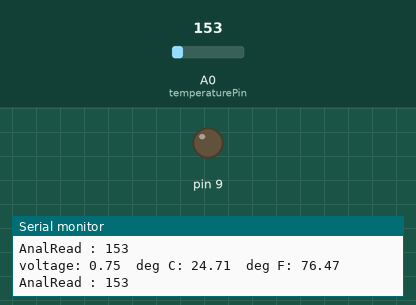
This sketch was run on a simulated Arduino Uno, built with avr-gcc and run on an emulated ATmega328P. Parts: output pins drawn as LEDs (lit = HIGH), the last lines printed to the serial monitor. The test bench sets the inputs (shaded band); at power-on: A0 (temperaturePin) = 153.

Above: at 1.2 s.
1.3 s: A0 (temperaturePin) set to 174
At 1.9 s:
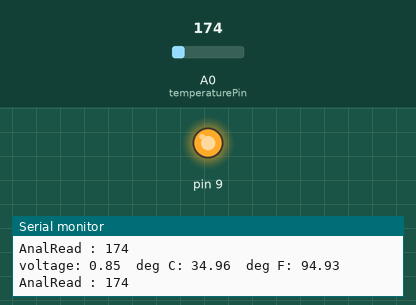
5.8 s: A0 (temperaturePin) set to 133
At 7.1 s:
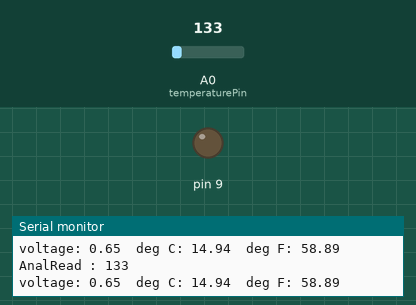
7.4 s: A0 (temperaturePin) set to 165
At 8.0 s:
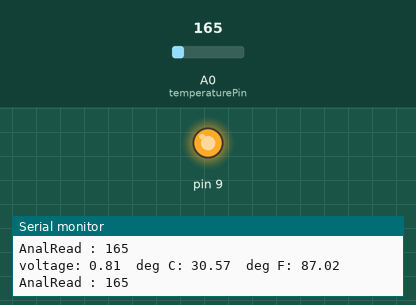
Timing chart, 0 to 9.9 s (numbered marks = the images above; inputs shaded):
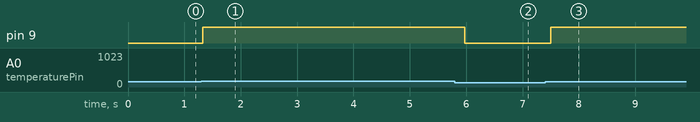

The sketch:

Circ07_Prak3.ino
```cpp
/*
SparkFun Inventor's Kit
Example sketch 07

TEMPERATURE SENSOR

  Use the "serial monitor" window to read a temperature sensor.

  The TMP36 is an easy-to-use temperature sensor that outputs
  a voltage that's proportional to the ambient temperature.
  You can use it for all kinds of automation tasks where you'd
  like to know or control the temperature of something.

  More information on the sensor is available in the datasheet:
  http://dlnmh9ip6v2uc.cloudfront.net/datasheets/Sensors/Temp/TMP35_36_37.pdf

  Even more exciting, we'll start using the Arduino's serial port
  to send data back to your main computer! Up until now, we've
  been limited to using simple LEDs for output. We'll see that
  the Arduino can also easily output all kinds of text and data.

Hardware connections:

  Be careful when installing the temperature sensor, as it is
  almost identical to the transistors! The one you want has
  a triangle logo and "TMP" in very tiny letters. The
  ones you DON'T want will have "222" on them.

  When looking at the flat side of the temperature sensor
  with the pins down, from left to right the pins are:
  5V, SIGNAL, and GND.

  Connect the 5V pin to 5 Volts (5V).
  Connect the SIGNAL pin to ANALOG pin 0.
  Connect the GND pin to ground (GND).

This sketch was written by SparkFun Electronics,
with lots of help from the Arduino community.
This code is completely free for any use.
Visit http://learn.sparkfun.com/products/2 for SIK information.
Visit http://www.arduino.cc to learn about the Arduino.

Version 2.0 6/2012 MDG
*/

// We'll use analog input 0 to measure the temperature sensor's
// signal pin.

const int temperaturePin = 0;


void setup()
{
  // In this sketch, we'll use the Arduino's serial port
  // to send text back to the main computer. For both sides to
  // communicate properly, they need to be set to the same speed.
  // We use the Serial.begin() function to initialize the port
  // and set the communications speed.

  //Set Pin For LED
  pinMode(9, OUTPUT);

  // The speed is measured in bits per second, also known as
  // "baud rate". 9600 is a very commonly used baud rate,
  // and will transfer about 10 characters per second.

  Serial.begin(9600);
}


void loop()
{
  // Up to now we've only used integer ("int") values in our
  // sketches. Integers are always whole numbers (0, 1, 23, etc.).
  // In this sketch, we'll use floating-point values ("float").
  // Floats can be fractional numbers such as 1.42, 2523.43121, etc.

  // We'll declare three floating-point variables
  // (We can declare multiple variables of the same type on one line:)

  float voltage, degreesC, degreesF;
  int ret;

  // First we'll measure the voltage at the analog pin. Normally
  // we'd use analogRead(), which returns a number from 0 to 1023.
  // Here we've written a function (further down) called
  // getVoltage() that returns the true voltage (0 to 5 Volts)
  // present on an analog input pin.

  voltage = getVoltage(temperaturePin);
  ret = analogRead(temperaturePin);

  // Now we'll convert the voltage to degrees Celsius.
  // This formula comes from the temperature sensor datasheet:

  degreesC = (voltage - 0.5) * 100.0;

  // While we're at it, let's convert degrees Celsius to Fahrenheit.
  // This is the classic C to F conversion formula:

  degreesF = degreesC * (9.0/5.0) + 32.0;

  // Now we'll use the serial port to print these values
  // to the serial monitor!

  // To open the serial monitor window, upload your code,
  // then click the "magnifying glass" button at the right edge
  // of the Arduino IDE toolbar. The serial monitor window
  // will open.

  // (NOTE: remember we said that the communication speed
  // must be the same on both sides. Ensure that the baud rate
  // control at the bottom of the window is set to 9600. If it
  // isn't, change it to 9600.)

  // Also note that every time you upload a new sketch to the
  // Arduino, the serial monitor window will close. It does this
  // because the serial port is also used to upload code!
  // When the upload is complete, you can re-open the serial
  // monitor window.

  // To send data from the Arduino to the serial monitor window,
  // we use the Serial.print() function. You can print variables
  // or text (within quotes).

  Serial.print("voltage: ");
  Serial.print(voltage);
  Serial.print("  deg C: ");
  Serial.print(degreesC);
  Serial.print("  deg F: ");
  Serial.println(degreesF);
  Serial.print("AnalRead : ");
  Serial.println(ret);

  // These statements will print lines of data like this:
  // "voltage: 0.73 deg C: 22.75 deg F: 72.96"

  // Note that all of the above statements are "print", except
  // for the last one, which is "println". "Print" will output
  // text to the SAME LINE, similar to building a sentence
  // out of words. "Println" will insert a "carriage return"
  // character at the end of whatever it prints, moving down
  // to the NEXT line.

  if(degreesC > 29){
    turnOnLED();
    delay(100);
  } else {
    turnOffLED();
  }

  delay(100); // repeat once per second (change as you wish!)
}

void turnOnLED(){
    digitalWrite(9, HIGH);
}

void turnOffLED(){
    digitalWrite(9, LOW);
}

float getVoltage(int pin)
{
  // This function has one input parameter, the analog pin number
  // to read. You might notice that this function does not have
  // "void" in front of it; this is because it returns a floating-
  // point value, which is the true voltage on that pin (0 to 5V).

  // You can write your own functions that take in parameters
  // and return values. Here's how:

    // To take in parameters, put their type and name in the
    // parenthesis after the function name (see above). You can
    // have multiple parameters, separated with commas.

    // To return a value, put the type BEFORE the function name
    // (see "float", above), and use a return() statement in your code
    // to actually return the value (see below).

    // If you don't need to get any parameters, you can just put
    // "()" after the function name.

    // If you don't need to return a value, just write "void" before
    // the function name.

  // Here's the return statement for this function. We're doing
  // all the math we need to do within this statement:

  return (analogRead(pin) * 0.004882814);

  // This equation converts the 0 to 1023 value that analogRead()
  // returns, into a 0.0 to 5.0 value that is the true voltage
  // being read at that pin.
}

// Other things to try with this code:

//   Turn on an LED if the temperature is above or below a value.

//   Read that threshold value from a potentiometer - now you've
//   created a thermostat!
```

Measured:
- the behaviour switches between 161 and 162 on A0 (temperaturePin) (found by bisection; images 0 and 1)
- after the input at 1.3 s, pin 9: LOW → HIGH at once
- after the input at 5.8 s, pin 9: HIGH → LOW after 0.17 s
- after the input at 7.4 s, pin 9: LOW → HIGH after 0.10 s
